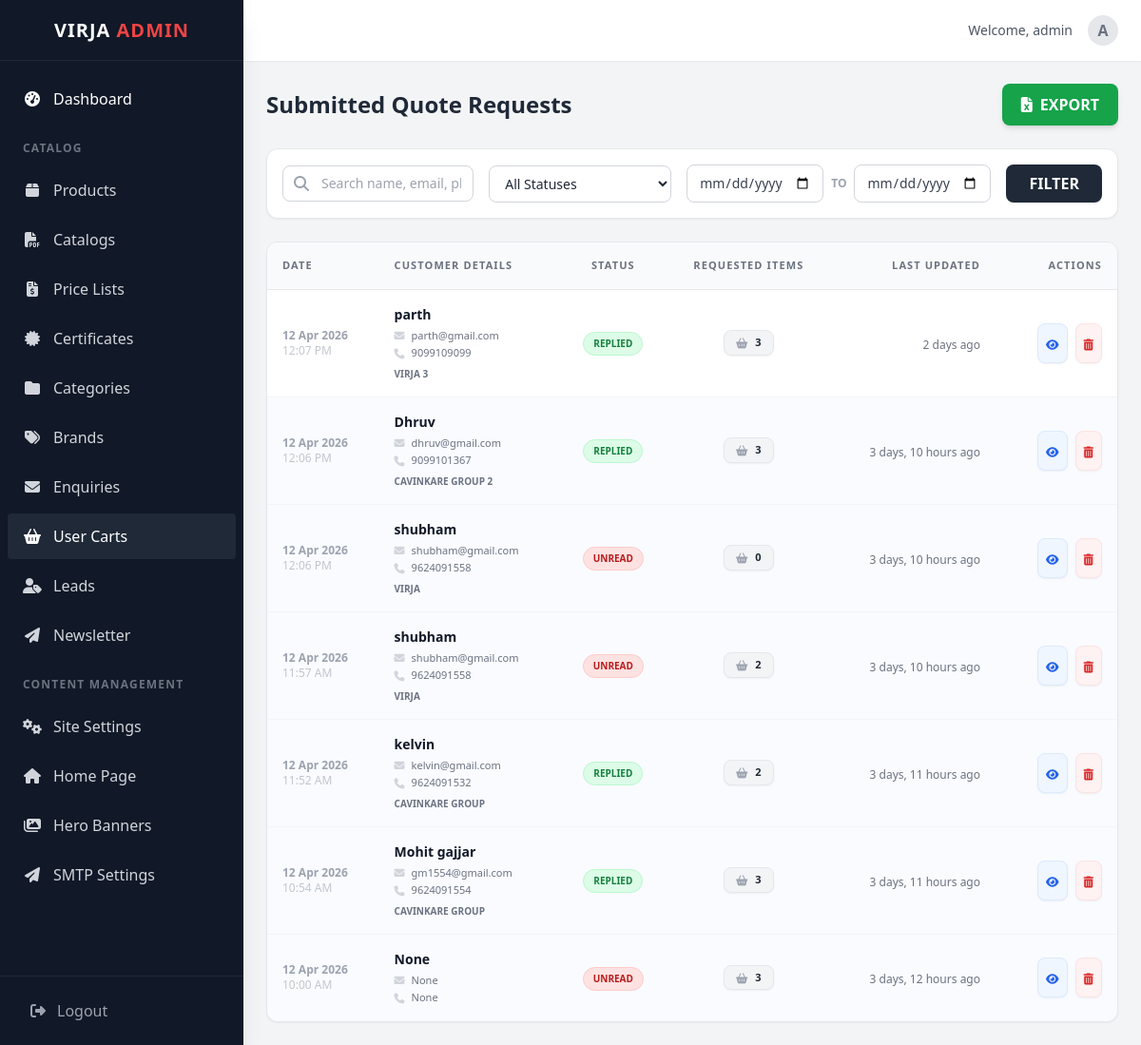
Page /dashboard/user-carts/ (signed in) on the earlier database version.
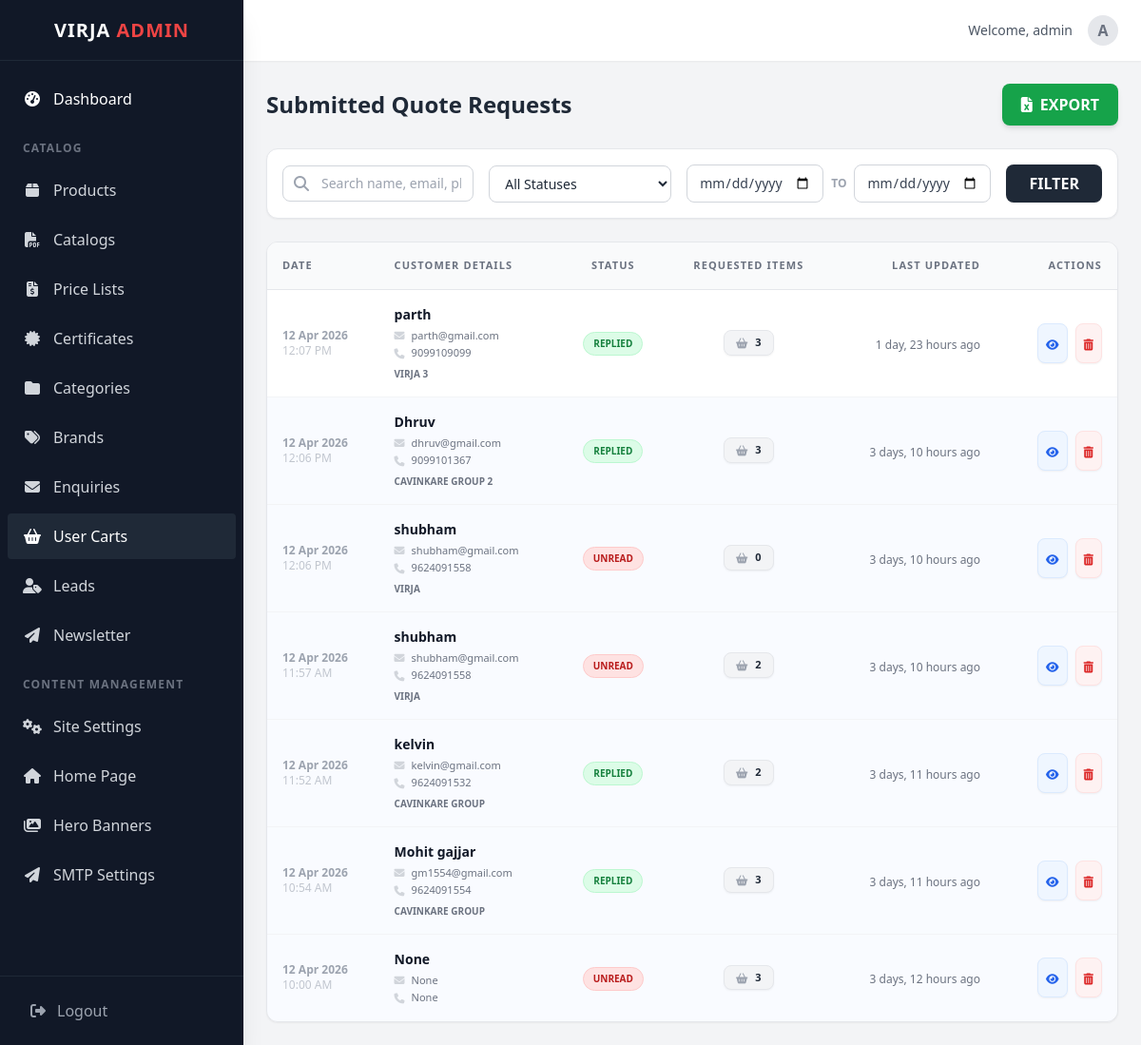
Same page on the later database version.
### cart/models.py (models this page shows, shortened)
class Cart(models.Model):
    session_key = models.CharField(max_length=40, unique=True, null=True, blank=True)
    is_submitted = models.BooleanField(default=False)
    is_read = models.BooleanField(default=False)
    name = models.CharField(max_length=255, null=True, blank=True)
    email = models.EmailField(null=True, blank=True)
    phone = models.CharField(max_length=20, null=True, blank=True)
    company_name = models.CharField(max_length=255, null=True, blank=True)
    state = models.CharField(max_length=100, null=True, blank=True)
    city = models.CharField(max_length=100, null=True, blank=True)
    message = models.TextField(null=True, blank=True)
    is_replied = models.BooleanField(default=False)
    reply_message = models.TextField(null=True, blank=True)
    replied_at = models.DateTimeField(null=True, blank=True)
    created_at = models.DateTimeField(auto_now_add=True)
    updated_at = models.DateTimeField(auto_now=True)
    def get_total_items(self):
        return sum(item.quantity for item in self.items.all())

class CartItem(models.Model):
    cart = models.ForeignKey(Cart, related_name='items', on_delete=models.CASCADE)
    product = models.ForeignKey(Product, on_delete=models.CASCADE)
    quantity = models.PositiveIntegerField(default=1)
    rate = models.DecimalField(max_digits=12, decimal_places=2, default=0)
    added_at = models.DateTimeField(auto_now_add=True)
    class Meta:
        unique_together = ('cart', 'product')

### dashboard/cart_views.py (the view, shortened to what this page needs)
# urls.py: path('user-carts/', cart_views.user_carts_list, name='dashboard_carts_list'),
@login_required
@user_passes_test(is_admin, login_url='/dashboard/login/')
def user_carts_list(request):
    carts = Cart.objects.filter(is_submitted=True).order_by('-updated_at')
    q = request.GET.get('q')
    status = request.GET.get('status')
    date_from = request.GET.get('date_from')
    date_to = request.GET.get('date_to')
    if status == 'unread':
        carts = carts.filter(is_read=False)
    elif status == 'read':
        carts = carts.filter(is_read=True, is_replied=False)
    elif status == 'replied':
        carts = carts.filter(is_replied=True)
    if date_from:
        carts = carts.filter(updated_at__date__gte=date_from)
    if date_to:
        carts = carts.filter(updated_at__date__lte=date_to)
    context = {
        'carts': carts,
        'page_title': 'User Carts',
        'q': q,
        'status': status,
        'date_from': date_from,
        'date_to': date_to,
    }
    return render(request, 'dashboard/carts/list.html', context)

### cart/context_processors.py (called while the page is built)
def cart_count(request):
    if not request.session.session_key:
        request.session.create()
    try:
        cart = Cart.objects.get(session_key=request.session.session_key)
        return {'cart_items_count': cart.get_total_items()}
    except Cart.DoesNotExist:
        return {'cart_items_count': 0}

### core/context_processors.py (called while the page is built)
def site_settings(request):
    return {
        'company_info': CompanyInfo.objects.first(),
        'home_content': HomePageContent.objects.first(),
        'home_features': HomeFeature.objects.all(),
    }

def global_categories(request):
    categories = Category.objects.filter(parent=None).prefetch_related('children__children').order_by('order', 'name')
    return {
        'mega_menu_categories': categories
    }

### dashboard/cart_views.py (called while the page is built)
def is_admin(user):
    return user.is_authenticated and (user.is_staff or user.is_superuser)

### dashboard/templates/dashboard/carts/list.html (shortened to what the changed rows need)
{% extends 'dashboard/base_admin.html' %}
{% block content %}
<div class="flex flex-col md:flex-row justify-between items-start md:items-center mb-6 gap-4">
    <h2 class="text-2xl font-bold text-gray-800">Submitted Quote Requests</h2>
</div>
<div class="bg-white rounded-xl shadow-sm border border-gray-200 overflow-hidden">
    <div class="overflow-x-auto">
        <table class="w-full text-left border-collapse">
            <thead>
                <tr class="bg-gray-50 text-gray-500 text-[11px] uppercase tracking-widest font-black">
                    <th class="p-4 border-b border-gray-200">Date</th>
                    <th class="p-4 border-b border-gray-200">Customer Details</th>
                    <th class="p-4 border-b border-gray-200 text-center">Status</th>
                    <th class="p-4 border-b border-gray-200 text-center">Requested Items</th>
                    <th class="p-4 border-b border-gray-200 text-right">Last Updated</th>
                    <th class="p-4 border-b border-gray-200 text-right w-32">Actions</th>
                </tr>
            </thead>
            <tbody class="divide-y divide-gray-100">
                {% for cart in carts %}
                <tr class="hover:bg-gray-50 transition {% if not cart.is_read %}bg-blue-50/40{% endif %}">
                    <td class="p-4 whitespace-nowrap text-xs font-bold text-gray-400">
                        {{ cart.created_at|date:"d M Y" }}<br>
                        <span class="font-normal opacity-60">{{ cart.created_at|date:"h:i A" }}</span>
                    </td>
                    <td class="p-4">
                        <div class="flex flex-col">
                            <span class="font-bold text-gray-900 text-sm">{{ cart.name }}</span>
                            <div class="text-[11px] text-gray-500 mt-1 space-y-0.5">
                                <div class="flex items-center gap-1.5"><i class="fas fa-envelope text-gray-300 w-3"></i>{{ cart.email }}</div>
                                <div class="flex items-center gap-1.5"><i class="fas fa-phone text-gray-300 w-3"></i>{{ cart.phone }}</div>
                                {% if cart.company_name %}
                                <div class="text-[10px] font-black text-primary uppercase pt-1">{{ cart.company_name }}</div>
                                {% endif %}
                            </div>
                        </div>
                    </td>
                    <td class="p-4 text-center">
                        {% if cart.is_replied %}
                        <span class="inline-flex items-center px-2.5 py-1 rounded-full text-[10px] font-black bg-green-100 text-green-700 border border-green-200">
                            REPLIED
                        </span>
                        {% elif cart.is_read %}
                        <span class="inline-flex items-center px-2.5 py-1 rounded-full text-[10px] font-black bg-blue-100 text-blue-700 border border-blue-200">
                            READ
                        </span>
                        {% else %}
                        <span class="inline-flex items-center px-2.5 py-1 rounded-full text-[10px] font-black bg-red-100 text-red-700 border border-red-200 animate-pulse">
                            UNREAD
                        </span>
                        {% endif %}
                    </td>
                    <td class="p-4 text-center">
                        <span class="inline-flex items-center justify-center bg-gray-100 text-gray-800 font-black px-3 py-1 rounded-lg text-[11px] border border-gray-200 shadow-sm">
                            <i class="fas fa-shopping-basket text-gray-400 mr-2"></i>{{ cart.get_total_items }}
                        </span>
                    </td>
                    <td class="p-4 text-right whitespace-nowrap">
                        <span class="text-xs text-gray-500">{{ cart.updated_at|timesince }} ago</span>
                    </td>
                    <td class="p-4 text-right">
                        <div class="flex items-center justify-end gap-2">
                            <a href="{% url 'dashboard:dashboard_cart_detail' cart.id %}"
                                class="p-2 bg-blue-50 text-blue-600 rounded-lg hover:bg-blue-600 hover:text-white transition-all border border-blue-100 shadow-sm"
                                title="View Details">
                                <i class="fas fa-eye text-xs"></i>
                            </a>
                            <form action="{% url 'dashboard:dashboard_cart_delete' cart.id %}" method="post" onsubmit="return confirm('Are you sure you want to delete this quote request?');" class="inline">
                                <button type="submit"
                                    class="p-2 bg-red-50 text-red-600 rounded-lg hover:bg-red-600 hover:text-white transition-all border border-red-100 shadow-sm"
                                    title="Delete Request">
                                    <i class="fas fa-trash-alt text-xs"></i>
                                </button>
                            </form>
                        </div>
                    </td>
                </tr>
                {% endfor %}
            </tbody>
        </table>
    </div>
</div>
{% endblock %}

Differences in the rows shown:
changed Cart "parth": updated_at "2 days" → "1 day, 23 hours"
